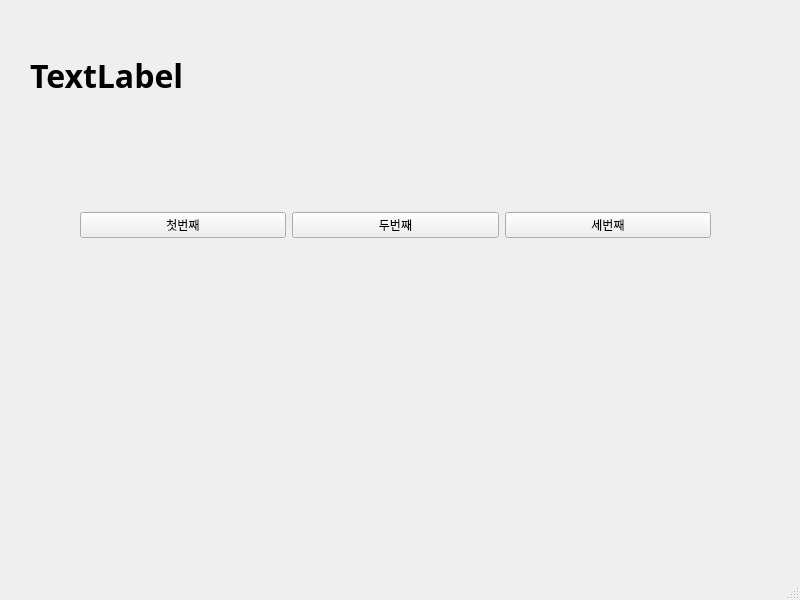
<?xml version="1.0" encoding="UTF-8"?>
<ui version="4.0">
 <class>MainWindow</class>
 <widget class="QMainWindow" name="MainWindow">
  <property name="geometry">
   <rect>
    <x>0</x>
    <y>0</y>
    <width>800</width>
    <height>600</height>
   </rect>
  </property>
  <property name="windowTitle">
   <string>MainWindow</string>
  </property>
  <widget class="QWidget" name="centralwidget">
   <widget class="QWidget" name="horizontalLayoutWidget">
    <property name="geometry">
     <rect>
      <x>80</x>
      <y>160</y>
      <width>631</width>
      <height>131</height>
     </rect>
    </property>
    <layout class="QHBoxLayout" name="horizontalLayout">
     <item>
      <widget class="QPushButton" name="pushButton_2">
       <property name="text">
        <string>첫번째</string>
       </property>
      </widget>
     </item>
     <item>
      <widget class="QPushButton" name="pushButton_3">
       <property name="text">
        <string>두번째</string>
       </property>
      </widget>
     </item>
     <item>
      <widget class="QPushButton" name="pushButton">
       <property name="text">
        <string>세번째</string>
       </property>
      </widget>
     </item>
    </layout>
   </widget>
   <widget class="QLabel" name="label">
    <property name="geometry">
     <rect>
      <x>30</x>
      <y>30</y>
      <width>741</width>
      <height>91</height>
     </rect>
    </property>
    <property name="font">
     <font>
      <family>맑은 고딕</family>
      <pointsize>24</pointsize>
      <weight>75</weight>
      <bold>true</bold>
     </font>
    </property>
    <property name="text">
     <string>TextLabel</string>
    </property>
   </widget>
  </widget>
  <widget class="QMenuBar" name="menubar">
   <property name="geometry">
    <rect>
     <x>0</x>
     <y>0</y>
     <width>800</width>
     <height>21</height>
    </rect>
   </property>
  </widget>
  <widget class="QStatusBar" name="statusbar"/>
 </widget>
 <resources/>
 <connections>
  <connection>
   <sender>pushButton_2</sender>
   <signal>clicked()</signal>
   <receiver>MainWindow</receiver>
   <slot>firstClick()</slot>
   <hints>
    <hint type="sourcelabel">
     <x>155</x>
     <y>245</y>
    </hint>
    <hint type="destinationlabel">
     <x>202</x>
     <y>311</y>
    </hint>
   </hints>
  </connection>
  <connection>
   <sender>pushButton_3</sender>
   <signal>clicked()</signal>
   <receiver>MainWindow</receiver>
   <slot>secondClick()</slot>
   <hints>
    <hint type="sourcelabel">
     <x>344</x>
     <y>242</y>
    </hint>
    <hint type="destinationlabel">
     <x>405</x>
     <y>314</y>
    </hint>
   </hints>
  </connection>
  <connection>
   <sender>pushButton</sender>
   <signal>clicked()</signal>
   <receiver>MainWindow</receiver>
   <slot>thirdClick()</slot>
   <hints>
    <hint type="sourcelabel">
     <x>566</x>
     <y>243</y>
    </hint>
    <hint type="destinationlabel">
     <x>628</x>
     <y>319</y>
    </hint>
   </hints>
  </connection>
 </connections>
 <slots>
  <slot>firstClick()</slot>
  <slot>secondClick()</slot>
  <slot>thirdClick()</slot>
 </slots>
</ui>
